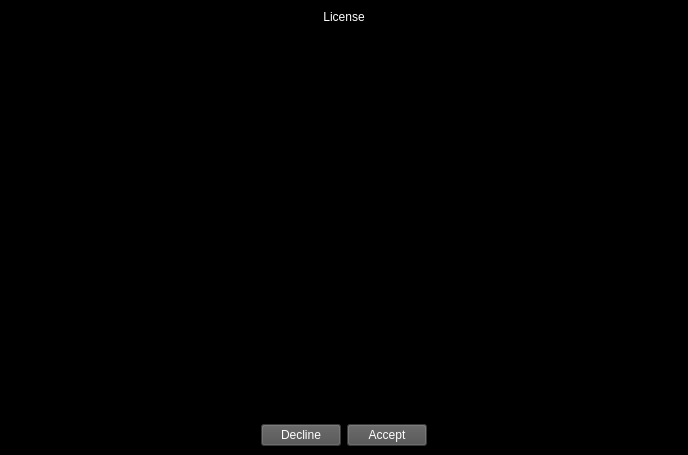
<?xml version="1.0" encoding="UTF-8"?>
<ui version="4.0">
    <class>LicenseWindow</class>
    <widget class="QMainWindow" name="LicenseWindow">
        <property name="geometry">
            <rect>
                <x>0</x>
                <y>0</y>
                <width>688</width>
                <height>455</height>
            </rect>
        </property>
        <property name="font">
            <font>
                <family>Segoe UI</family>
                <pointsize>12</pointsize>
            </font>
        </property>
        <property name="windowTitle">
            <string>MainWindow</string>
        </property>
        <property name="styleSheet">
            <string notr="true">background-color: rgb(0, 0, 0);
                color: rgb(255, 255, 255);
            </string>
        </property>
        <widget class="QWidget" name="central_widget">
            <layout class="QGridLayout" name="gridLayout">
                <item row="1" column="1">
                    <widget class="QPushButton" name="decline_button">
                        <property name="styleSheet">
                            <string notr="true">color: rgb(255, 255, 255);
                                background-color: rgb(79, 79, 79);
                            </string>
                        </property>
                        <property name="text">
                            <string>Decline</string>
                        </property>
                    </widget>
                </item>
                <item row="1" column="2">
                    <widget class="QPushButton" name="accept_button">
                        <property name="styleSheet">
                            <string notr="true">color: rgb(255, 255, 255);
                                background-color: rgb(79, 79, 79);
                            </string>
                        </property>
                        <property name="text">
                            <string>Accept</string>
                        </property>
                    </widget>
                </item>
                <item row="1" column="0">
                    <spacer name="button_left_spacer">
                        <property name="orientation">
                            <enum>Qt::Horizontal</enum>
                        </property>
                        <property name="sizeHint" stdset="0">
                            <size>
                                <width>40</width>
                                <height>20</height>
                            </size>
                        </property>
                    </spacer>
                </item>
                <item row="0" column="0" colspan="4">
                    <widget class="QListWidget" name="listWidget">
                        <item>
                            <property name="text">
                                <string>License</string>
                            </property>
                            <property name="textAlignment">
                                <set>AlignCenter</set>
                            </property>
                        </item>
                    </widget>
                </item>
                <item row="1" column="3">
                    <spacer name="button_right_spacer">
                        <property name="orientation">
                            <enum>Qt::Horizontal</enum>
                        </property>
                        <property name="sizeHint" stdset="0">
                            <size>
                                <width>40</width>
                                <height>20</height>
                            </size>
                        </property>
                    </spacer>
                </item>
            </layout>
        </widget>
    </widget>
    <resources/>
    <connections/>
</ui>
